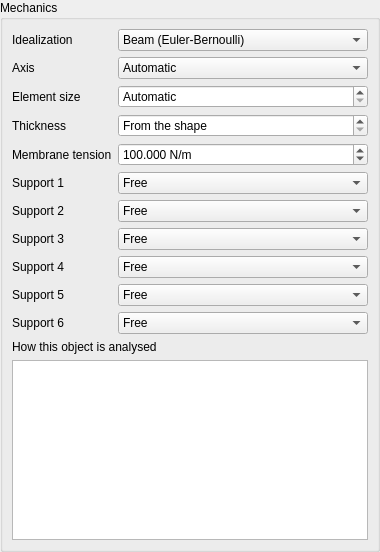
<?xml version="1.0" encoding="UTF-8"?>
<ui version="4.0">
 <class>MechanicalEditor</class>
 <widget class="QWidget" name="MechanicalEditor">
  <property name="geometry"><rect><x>0</x><y>0</y><width>360</width><height>520</height></rect></property>
  <layout class="QVBoxLayout" name="outerLayout"><property name="leftMargin"><number>0</number></property><property name="topMargin"><number>0</number></property><property name="rightMargin"><number>0</number></property><property name="bottomMargin"><number>0</number></property>
   <item><widget class="QGroupBox" name="group"><property name="title"><string>Mechanics</string></property><layout class="QVBoxLayout" name="groupLayout"><item><widget class="QStackedWidget" name="pages"><widget class="QWidget" name="structurePage"><layout class="QVBoxLayout" name="structurePageLayout"><property name="leftMargin"><number>0</number></property><property name="topMargin"><number>0</number></property><property name="rightMargin"><number>0</number></property><property name="bottomMargin"><number>0</number></property><item><layout class="QFormLayout" name="structureForm"><item row="0" column="0"><widget class="QLabel" name="idealizationLabel"><property name="text"><string>Idealization</string></property></widget></item><item row="0" column="1"><widget class="QComboBox" name="idealizationCombo"><item><property name="text"><string>Beam (Euler-Bernoulli)</string></property></item><item><property name="text"><string>Plate (Kirchhoff)</string></property></item><item><property name="text"><string>Membrane (pre-tensioned)</string></property></item><item><property name="text"><string>Solid (3D elasticity)</string></property></item></widget></item><item row="1" column="0"><widget class="QLabel" name="axisLabel"><property name="text"><string>Axis</string></property></widget></item><item row="1" column="1"><widget class="QComboBox" name="axisCombo"><item><property name="text"><string>Automatic</string></property></item><item><property name="text"><string>Local X</string></property></item><item><property name="text"><string>Local Y</string></property></item><item><property name="text"><string>Local Z</string></property></item></widget></item><item row="2" column="0"><widget class="QLabel" name="elementSizeLabel"><property name="text"><string>Element size</string></property></widget></item><item row="2" column="1"><widget class="QDoubleSpinBox" name="elementSizeSpin"><property name="decimals"><number>4</number></property><property name="minimum"><double>0</double></property><property name="maximum"><double>1000000.0</double></property><property name="specialValueText"><string>Automatic</string></property><property name="value"><double>0</double></property><property name="keyboardTracking"><bool>false</bool></property></widget></item><item row="3" column="0"><widget class="QLabel" name="thicknessLabel"><property name="text"><string>Thickness</string></property></widget></item><item row="3" column="1"><widget class="QDoubleSpinBox" name="thicknessSpin"><property name="decimals"><number>4</number></property><property name="minimum"><double>0</double></property><property name="maximum"><double>1000000.0</double></property><property name="specialValueText"><string>From the shape</string></property><property name="value"><double>0</double></property><property name="keyboardTracking"><bool>false</bool></property></widget></item><item row="4" column="0"><widget class="QLabel" name="tensionLabel"><property name="text"><string>Membrane tension</string></property></widget></item><item row="4" column="1"><widget class="QDoubleSpinBox" name="tensionSpin"><property name="decimals"><number>3</number></property><property name="minimum"><double>0.001</double></property><property name="maximum"><double>1000000000.0</double></property><property name="singleStep"><double>10</double></property><property name="suffix"><string> N/m</string></property><property name="value"><double>100</double></property><property name="keyboardTracking"><bool>false</bool></property></widget></item><item row="5" column="0"><widget class="QLabel" name="support1Label"><property name="text"><string>Support 1</string></property></widget></item><item row="5" column="1"><widget class="QComboBox" name="support1Combo"><item><property name="text"><string>Free</string></property></item><item><property name="text"><string>Pinned (simply supported)</string></property></item><item><property name="text"><string>Clamped</string></property></item></widget></item><item row="6" column="0"><widget class="QLabel" name="support2Label"><property name="text"><string>Support 2</string></property></widget></item><item row="6" column="1"><widget class="QComboBox" name="support2Combo"><item><property name="text"><string>Free</string></property></item><item><property name="text"><string>Pinned (simply supported)</string></property></item><item><property name="text"><string>Clamped</string></property></item></widget></item><item row="7" column="0"><widget class="QLabel" name="support3Label"><property name="text"><string>Support 3</string></property></widget></item><item row="7" column="1"><widget class="QComboBox" name="support3Combo"><item><property name="text"><string>Free</string></property></item><item><property name="text"><string>Pinned (simply supported)</string></property></item><item><property name="text"><string>Clamped</string></property></item></widget></item><item row="8" column="0"><widget class="QLabel" name="support4Label"><property name="text"><string>Support 4</string></property></widget></item><item row="8" column="1"><widget class="QComboBox" name="support4Combo"><item><property name="text"><string>Free</string></property></item><item><property name="text"><string>Pinned (simply supported)</string></property></item><item><property name="text"><string>Clamped</string></property></item></widget></item><item row="9" column="0"><widget class="QLabel" name="support5Label"><property name="text"><string>Support 5</string></property></widget></item><item row="9" column="1"><widget class="QComboBox" name="support5Combo"><item><property name="text"><string>Free</string></property></item><item><property name="text"><string>Pinned (simply supported)</string></property></item><item><property name="text"><string>Clamped</string></property></item></widget></item><item row="10" column="0"><widget class="QLabel" name="support6Label"><property name="text"><string>Support 6</string></property></widget></item><item row="10" column="1"><widget class="QComboBox" name="support6Combo"><item><property name="text"><string>Free</string></property></item><item><property name="text"><string>Pinned (simply supported)</string></property></item><item><property name="text"><string>Clamped</string></property></item></widget></item></layout></item><item><widget class="QLabel" name="studyTitle"><property name="text"><string>How this object is analysed</string></property></widget></item><item><widget class="QPlainTextEdit" name="studyText"><property name="readOnly"><bool>true</bool></property><property name="minimumSize"><size><width>0</width><height>180</height></size></property></widget></item></layout></widget><widget class="QWidget" name="actuatorPage"><layout class="QVBoxLayout" name="actuatorPageLayout"><property name="leftMargin"><number>0</number></property><property name="topMargin"><number>0</number></property><property name="rightMargin"><number>0</number></property><property name="bottomMargin"><number>0</number></property><item><layout class="QFormLayout" name="actuatorForm"><item row="0" column="0"><widget class="QLabel" name="excitationLabel"><property name="text"><string>Excitation</string></property></widget></item><item row="0" column="1"><widget class="QComboBox" name="excitationCombo"><item><property name="text"><string>Point force (nearest node)</string></property></item><item><property name="text"><string>Distributed force (within a radius)</string></property></item></widget></item><item row="1" column="0"><widget class="QLabel" name="amplitudeLabel"><property name="text"><string>Force amplitude</string></property></widget></item><item row="1" column="1"><widget class="QDoubleSpinBox" name="amplitudeSpin"><property name="decimals"><number>4</number></property><property name="minimum"><double>0</double></property><property name="maximum"><double>1000000000.0</double></property><property name="singleStep"><double>0.1</double></property><property name="suffix"><string> N</string></property><property name="value"><double>1</double></property><property name="keyboardTracking"><bool>false</bool></property></widget></item><item row="2" column="0"><widget class="QLabel" name="phaseLabel"><property name="text"><string>Phase</string></property></widget></item><item row="2" column="1"><widget class="QDoubleSpinBox" name="phaseSpin"><property name="decimals"><number>2</number></property><property name="minimum"><double>-360</double></property><property name="maximum"><double>360</double></property><property name="singleStep"><double>5</double></property><property name="suffix"><string> deg</string></property><property name="value"><double>0</double></property><property name="keyboardTracking"><bool>false</bool></property></widget></item><item row="3" column="0"><widget class="QLabel" name="delayLabel"><property name="text"><string>Time delay</string></property></widget></item><item row="3" column="1"><widget class="QDoubleSpinBox" name="delaySpin"><property name="decimals"><number>4</number></property><property name="minimum"><double>0</double></property><property name="maximum"><double>1000000.0</double></property><property name="singleStep"><double>0.1</double></property><property name="suffix"><string> ms</string></property><property name="value"><double>0</double></property><property name="keyboardTracking"><bool>false</bool></property></widget></item><item row="4" column="0"><widget class="QLabel" name="radiusLabel"><property name="text"><string>Radius</string></property></widget></item><item row="4" column="1"><widget class="QDoubleSpinBox" name="radiusSpin"><property name="decimals"><number>4</number></property><property name="minimum"><double>0</double></property><property name="maximum"><double>1000000.0</double></property><property name="value"><double>0</double></property><property name="keyboardTracking"><bool>false</bool></property></widget></item><item row="5" column="0"><widget class="QLabel" name="waveformLabel"><property name="text"><string>Signal over time</string></property></widget></item><item row="5" column="1"><widget class="QComboBox" name="waveformCombo"><item><property name="text"><string>Continuous sinusoid</string></property></item><item><property name="text"><string>Tone burst</string></property></item><item><property name="text"><string>Gaussian pulse</string></property></item><item><property name="text"><string>Ricker wavelet (impulse)</string></property></item><item><property name="text"><string>Frequency sweep</string></property></item></widget></item><item row="6" column="0"><widget class="QLabel" name="signalFrequencyLabel"><property name="text"><string>Signal frequency</string></property></widget></item><item row="6" column="1"><widget class="QDoubleSpinBox" name="signalFrequencySpin"><property name="decimals"><number>3</number></property><property name="minimum"><double>0.001</double></property><property name="maximum"><double>1000000000.0</double></property><property name="singleStep"><double>100</double></property><property name="suffix"><string> Hz</string></property><property name="value"><double>1000</double></property><property name="keyboardTracking"><bool>false</bool></property></widget></item><item row="7" column="0"><widget class="QLabel" name="cyclesLabel"><property name="text"><string>Burst cycles</string></property></widget></item><item row="7" column="1"><widget class="QDoubleSpinBox" name="cyclesSpin"><property name="decimals"><number>1</number></property><property name="minimum"><double>1</double></property><property name="maximum"><double>10000</double></property><property name="singleStep"><double>1</double></property><property name="value"><double>5</double></property><property name="keyboardTracking"><bool>false</bool></property></widget></item><item row="8" column="0"><widget class="QLabel" name="activeLabel"><property name="text"><string></string></property></widget></item><item row="8" column="1"><widget class="QCheckBox" name="activeCheck"><property name="text"><string>Active</string></property></widget></item><item row="9" column="0"><widget class="QLabel" name="actuatorStructureLabel"><property name="text"><string>Acts on</string></property></widget></item><item row="9" column="1"><widget class="QComboBox" name="actuatorStructureCombo"></widget></item><item row="10" column="0"><widget class="QLabel" name="physicalLabel"><property name="text"><string></string></property></widget></item><item row="10" column="1"><widget class="QCheckBox" name="physicalCheck"><property name="text"><string>Stands in for a physical device</string></property></widget></item><item row="11" column="0"><widget class="QLabel" name="profileLabel"><property name="text"><string>Device</string></property></widget></item><item row="11" column="1"><widget class="QLineEdit" name="profileEdit"/></item></layout></item><item><widget class="QLabel" name="actuatorNote"><property name="text"><string>The force acts along the actuator's local +Z axis and is applied to the structure exactly as set. A physical device's own response (shaker, piezo, voice coil) is not modelled. The signal over time is used by transient analyses; harmonic analyses use amplitude, phase and delay at each frequency.</string></property><property name="wordWrap"><bool>true</bool></property></widget></item></layout></widget><widget class="QWidget" name="sensorPage"><layout class="QVBoxLayout" name="sensorPageLayout"><property name="leftMargin"><number>0</number></property><property name="topMargin"><number>0</number></property><property name="rightMargin"><number>0</number></property><property name="bottomMargin"><number>0</number></property><item><layout class="QFormLayout" name="sensorForm"><item row="0" column="0"><widget class="QLabel" name="quantityLabel"><property name="text"><string>Measures</string></property></widget></item><item row="0" column="1"><widget class="QComboBox" name="quantityCombo"><item><property name="text"><string>Displacement</string></property></item><item><property name="text"><string>Velocity</string></property></item><item><property name="text"><string>Acceleration</string></property></item></widget></item><item row="1" column="0"><widget class="QLabel" name="sensorStructureLabel"><property name="text"><string>On</string></property></widget></item><item row="1" column="1"><widget class="QComboBox" name="sensorStructureCombo"></widget></item><item row="2" column="0"><widget class="QLabel" name="sensitivityLabel"><property name="text"><string>Sensitivity</string></property></widget></item><item row="2" column="1"><widget class="QDoubleSpinBox" name="sensitivitySpin"><property name="decimals"><number>6</number></property><property name="minimum"><double>0</double></property><property name="maximum"><double>1000000000000.0</double></property><property name="specialValueText"><string>Unknown</string></property><property name="value"><double>0</double></property><property name="keyboardTracking"><bool>false</bool></property></widget></item><item row="3" column="0"><widget class="QLabel" name="sensitivityUnitLabel"><property name="text"><string>Sensitivity unit</string></property></widget></item><item row="3" column="1"><widget class="QLineEdit" name="sensitivityUnitEdit"/></item><item row="4" column="0"><widget class="QLabel" name="sensorModelLabel"><property name="text"><string>Sensor model</string></property></widget></item><item row="4" column="1"><widget class="QLineEdit" name="sensorModelEdit"/></item></layout></item><item><widget class="QLabel" name="sensorNote"><property name="text"><string>A sensor records the response along its local +Z axis. The calibration fields describe a physical sensor for measured data; no solver uses them.</string></property><property name="wordWrap"><bool>true</bool></property></widget></item></layout></widget><widget class="QWidget" name="targetPage"><layout class="QVBoxLayout" name="targetPageLayout"><property name="leftMargin"><number>0</number></property><property name="topMargin"><number>0</number></property><property name="rightMargin"><number>0</number></property><property name="bottomMargin"><number>0</number></property><item><layout class="QFormLayout" name="targetForm"><item row="0" column="0"><widget class="QLabel" name="targetAmplitudeLabel"><property name="text"><string>Wanted displacement</string></property></widget></item><item row="0" column="1"><widget class="QDoubleSpinBox" name="targetAmplitudeSpin"><property name="decimals"><number>4</number></property><property name="minimum"><double>0</double></property><property name="maximum"><double>1000000000.0</double></property><property name="singleStep"><double>0.1</double></property><property name="suffix"><string> um</string></property><property name="value"><double>1</double></property><property name="keyboardTracking"><bool>false</bool></property></widget></item><item row="1" column="0"><widget class="QLabel" name="targetPhaseLabel"><property name="text"><string>Phase</string></property></widget></item><item row="1" column="1"><widget class="QDoubleSpinBox" name="targetPhaseSpin"><property name="decimals"><number>2</number></property><property name="minimum"><double>-360</double></property><property name="maximum"><double>360</double></property><property name="singleStep"><double>5</double></property><property name="suffix"><string> deg</string></property><property name="value"><double>0</double></property><property name="keyboardTracking"><bool>false</bool></property></widget></item><item row="2" column="0"><widget class="QLabel" name="weightLabel"><property name="text"><string>Weight</string></property></widget></item><item row="2" column="1"><widget class="QDoubleSpinBox" name="weightSpin"><property name="decimals"><number>3</number></property><property name="minimum"><double>0.001</double></property><property name="maximum"><double>1000000.0</double></property><property name="singleStep"><double>0.5</double></property><property name="value"><double>1</double></property><property name="keyboardTracking"><bool>false</bool></property></widget></item><item row="3" column="0"><widget class="QLabel" name="suppressLabel"><property name="text"><string></string></property></widget></item><item row="3" column="1"><widget class="QCheckBox" name="suppressCheck"><property name="text"><string>Quiet point (wanted displacement zero)</string></property></widget></item><item row="4" column="0"><widget class="QLabel" name="targetStructureLabel"><property name="text"><string>On</string></property></widget></item><item row="4" column="1"><widget class="QComboBox" name="targetStructureCombo"></widget></item></layout></item><item><widget class="QLabel" name="targetNote"><property name="text"><string>Used by the Targeting tab of the Mechanics panel: actuator inputs are solved so that the displacement along the target's local +Z axis matches, at the target frequency.</string></property><property name="wordWrap"><bool>true</bool></property></widget></item></layout></widget></widget></item></layout></widget></item>
  </layout>
 </widget>
 <resources/>
 <connections/>
</ui>
